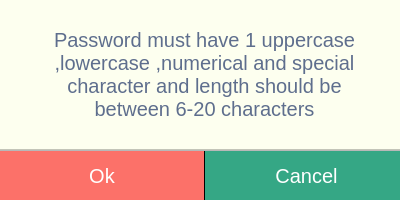
<?xml version="1.0" encoding="UTF-8"?>
<ui version="4.0">
 <class>Dialog</class>
 <widget class="QDialog" name="Dialog">
  <property name="geometry">
   <rect>
    <x>0</x>
    <y>0</y>
    <width>400</width>
    <height>200</height>
   </rect>
  </property>
  <property name="minimumSize">
   <size>
    <width>0</width>
    <height>0</height>
   </size>
  </property>
  <property name="windowTitle">
   <string>Dialog</string>
  </property>
  <property name="styleSheet">
   <string notr="true"/>
  </property>
  <widget class="QFrame" name="btn_frame">
   <property name="geometry">
    <rect>
     <x>-1</x>
     <y>150</y>
     <width>411</width>
     <height>51</height>
    </rect>
   </property>
   <property name="styleSheet">
    <string notr="true">QPushButton{
border-radius:none;
border-right:1px solid;
color:white;
font-size:20px;
font-family:&quot;Open-Sans&quot;,sans-serif;
}
</string>
   </property>
   <property name="frameShape">
    <enum>QFrame::StyledPanel</enum>
   </property>
   <property name="frameShadow">
    <enum>QFrame::Raised</enum>
   </property>
   <layout class="QHBoxLayout" name="horizontalLayout">
    <property name="spacing">
     <number>0</number>
    </property>
    <property name="leftMargin">
     <number>0</number>
    </property>
    <property name="topMargin">
     <number>0</number>
    </property>
    <property name="rightMargin">
     <number>0</number>
    </property>
    <property name="bottomMargin">
     <number>0</number>
    </property>
    <item>
     <widget class="QPushButton" name="OkBtn">
      <property name="maximumSize">
       <size>
        <width>16777215</width>
        <height>51</height>
       </size>
      </property>
      <property name="styleSheet">
       <string notr="true">#OkBtn{background: #fc7169;
}
#OkBtn:hover{
background-color: #fc8982;
}</string>
      </property>
      <property name="text">
       <string>Ok</string>
      </property>
     </widget>
    </item>
    <item>
     <widget class="QPushButton" name="CancelBtn">
      <property name="maximumSize">
       <size>
        <width>16777215</width>
        <height>51</height>
       </size>
      </property>
      <property name="styleSheet">
       <string notr="true">#CancelBtn{
background-color: #35a785;
}
#CancelBtn:hover{
	
	background-color: rgb(63, 199, 158);
}</string>
      </property>
      <property name="text">
       <string>Cancel</string>
      </property>
     </widget>
    </item>
   </layout>
  </widget>
  <widget class="QFrame" name="msg_frame">
   <property name="geometry">
    <rect>
     <x>-1</x>
     <y>-1</y>
     <width>411</width>
     <height>151</height>
    </rect>
   </property>
   <property name="styleSheet">
    <string notr="true">background-color: rgb(253, 255, 239);
</string>
   </property>
   <property name="frameShape">
    <enum>QFrame::StyledPanel</enum>
   </property>
   <property name="frameShadow">
    <enum>QFrame::Raised</enum>
   </property>
   <widget class="QLabel" name="Err_msg">
    <property name="geometry">
     <rect>
      <x>50</x>
      <y>25</y>
      <width>311</width>
      <height>100</height>
     </rect>
    </property>
    <property name="styleSheet">
     <string notr="true">font-size:20px;
color:#5e6e8d;</string>
    </property>
    <property name="text">
     <string>Password must have 1 uppercase ,lowercase ,numerical and special character and length should be between 6-20 characters</string>
    </property>
    <property name="scaledContents">
     <bool>true</bool>
    </property>
    <property name="alignment">
     <set>Qt::AlignCenter</set>
    </property>
    <property name="wordWrap">
     <bool>true</bool>
    </property>
   </widget>
  </widget>
 </widget>
 <resources/>
 <connections/>
</ui>
